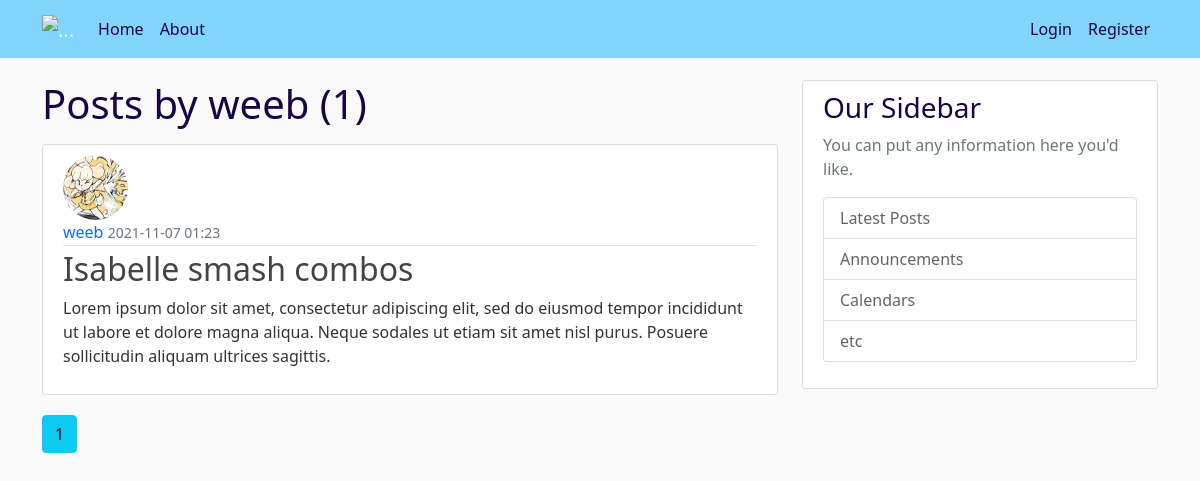
/user/weeb, run on the app's committed database.
### flaskblog/models.py (models this page shows, shortened)
class User(db.Model, UserMixin):
    id = db.Column(db.Integer, primary_key=True)
    username = db.Column(db.String(20), unique=True, nullable=False)
    email = db.Column(db.String(120), unique=True, nullable=False)
    image_file = db.Column(db.String(20), nullable=False, default='default.jpg')
    password = db.Column(db.String(60), nullable=False)
    posts = db.relationship('Post', backref='author', lazy=True)
    liked_posts = db.relationship('Post', secondary=likes,backref=db.backref('liked_by', lazy='dynamic'))

class Post(db.Model):
    id = db.Column(db.Integer, primary_key=True)
    title = db.Column(db.String(100), nullable=False)
    date_posted = db.Column(db.DateTime, nullable=False, default=lambda :datetime.now(pytz.timezone('Mexico/General')))
    content = db.Column(db.Text, nullable=False)
    user_id = db.Column(db.Integer, db.ForeignKey('user.id'), nullable=False)

### flaskblog/routes.py (the view)
@app.route('/user/<string:username>')
def user_posts(username):
    user = User.query.filter_by(username=username).first_or_404()
    page = request.args.get('page',1, type=int)
    posts = Post.query.filter_by(author=user)\
        .order_by(Post.date_posted.desc())\
        .paginate(page = page, per_page=4)
    return render_template('user_posts.html', posts = posts, user=user);

### flaskblog/templates/user_posts.html (shortened to what this page needs)
{% extends "layout.html" %}
{% block content %}
    <h1 class="mb-3">Posts by {{user.username}} ({{posts.total}})</h1>
    {% for post in posts.items %}
    <article class="media content-section">
        <img class="rounded-circle article-img" src="{{ url_for('static',filename='profile_pics/'+post.author.image_file)}}" alt="user profile picture">
        <div class="media-body">
          <div class="article-metadata">
            <a class="mr-2" href="{{url_for('user_posts',username=post.author.username)}}">{{ post.author.username }}</a>
            <small class="text-muted">{{ post.date_posted.strftime('%Y-%m-%d %H:%M') }}</small>
          </div>
          <h2><a class="article-title" href="{{url_for('post', post_id=post.id)}}">{{ post.title }}</a></h2>
          <p class="article-content">{{ post.content }}</p>
        </div>
      </article>
    {% endfor %}
    {% for page_num in posts.iter_pages(left_edge=1, right_edge=1, left_current=1, right_current=2) %}
      {% if page_num %}
        {% if page_num == posts.page %}
          <a class="btn btn-info mb-4" href="{{url_for('user_posts',username=user.username, page=page_num)}}">{{page_num}}</a>
        {% else %}
          <a class="btn btn-outline-info mb-4" href="{{url_for('user_posts',username=user.username, page=page_num)}}">{{page_num}}</a>
        {% endif %}
      {% else %}
        ...
      {% endif %}
    {% endfor %}
{% endblock content %}

### flaskblog/static/main.css (style rules this page uses)
body { background: #fafafa; color: #333333; margin-top: 5rem; }
h1, h2, h3, h4, h5, h6 { color: #1a0247; }
.content-section { background: #ffffff; padding: 10px 20px; border: 1px solid #dddddd; border-radius: 3px; margin-bottom: 20px; }
.article-title { color: #444444; }
.article-content { white-space: pre-line; }
.article-img { height: 65px; width: 65px; margin-right: 16px; }
.article-metadata { padding-bottom: 1px; margin-bottom: 4px; border-bottom: 1px solid #e3e3e3 }
a { text-decoration: none; }

### data on the page
User: username "weeb"
Post: image_file (picture), author.username "weeb", date_posted "2021-11-07 01:23", title "Isabelle smash combos", content "Lorem ipsum dolor sit amet, consectetur adipiscing elit, sed do eiusmod tempor incididunt ut labore et dolore magna aliqua. Neque sodales ut etiam sit amet nisl purus. Posuere sollicitudin aliquam ultrices sagittis."

### other printed values
{{ posts.total }} "1"
{{ page_num }} "1"
